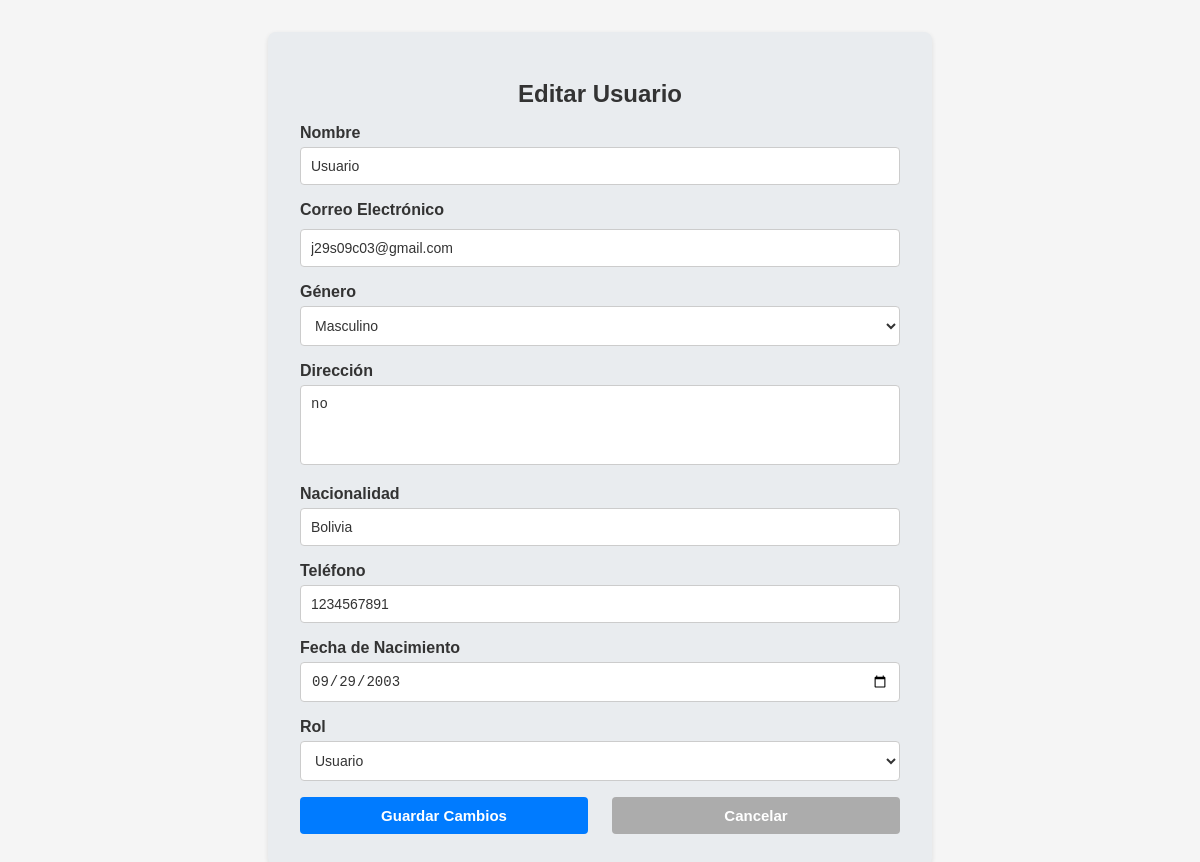
The page /editar_usuario.php?id=1 (signed in) on the database its author committed.
### tables this page shows
CREATE TABLE `usuario` (
  `id_usuario` int(11) NOT NULL,
  `nombre` varchar(100) NOT NULL,
  `email` varchar(100) NOT NULL,
  `password` varchar(255) NOT NULL,
  `genero` enum('M','F','O') NOT NULL,
  `direccion` text DEFAULT NULL,
  `nacionalidad` varchar(100) DEFAULT NULL,
  `num_telefono` varchar(15) DEFAULT NULL,
  `fecha_nacimiento` date DEFAULT NULL,
  `perfil` varchar(255) NOT NULL,
  `rol_id` int(11) DEFAULT NULL,
  `fecha_registro` timestamp NOT NULL DEFAULT current_timestamp()
);

### editar_usuario.php (the view, shortened to what this page needs)
<?php
require_once "conexion.php";
$usuario = [
    'id_usuario' => '',
    'nombre' => '',
    'email' => '',
    'genero' => '',
    'direccion' => '',
    'nacionalidad' => '',
    'num_telefono' => '',
    'fecha_nacimiento' => '',
    'rol_id' => ''
];
if ($_SERVER['REQUEST_METHOD'] == 'GET' && isset($_GET['id'])) {
    $id = intval($_GET['id']);
    $query = "SELECT * FROM usuario WHERE id_usuario = ?";
    $stmt = $conexion->prepare($query);
    $stmt->bind_param("i", $id);
    $stmt->execute();
    $result = $stmt->get_result();
    if ($result->num_rows > 0) {
        $usuario = $result->fetch_assoc();
    } else {
        header('Location: manage_users.php');
        exit;
    }
}
?>
<!DOCTYPE html>
<html lang="es">
<head>
    <link rel="stylesheet" href="forms.css">
</head>
<body>
   <div class="highlight-section">
    <h1 class="card-title">Editar Usuario</h1>
    <form method="post" action="editar_usuario.php">
        <div class="form-group">
            <label for="nombre">Nombre</label>
            <input type="text" class="form-control" id="nombre" name="nombre" value="<?php echo htmlspecialchars($usuario['nombre']); ?>" required>
        </div>
        <div class="form-group">
            <label for="email">Correo Electrónico</label>
            <input type="email" class="form-control" id="email" name="email" value="<?php echo htmlspecialchars($usuario['email']); ?>" required>
        </div>
        <div class="form-group">
            <label for="genero">Género</label>
            <select class="form-control" id="genero" name="genero" required>
                <option value="M" <?php echo ($usuario['genero'] === 'M') ? 'selected' : ''; ?>>Masculino</option>
            </select>
        </div>
        <div class="form-group">
            <label for="direccion">Dirección</label>
            <textarea class="form-control" id="direccion" name="direccion"><?php echo htmlspecialchars($usuario['direccion']); ?></textarea>
        </div>
        <div class="form-group">
            <label for="nacionalidad">Nacionalidad</label>
            <input type="text" class="form-control" id="nacionalidad" name="nacionalidad" value="<?php echo htmlspecialchars($usuario['nacionalidad']); ?>">
        </div>
        <div class="form-group">
            <label for="num_telefono">Teléfono</label>
            <input type="text" class="form-control" id="num_telefono" name="num_telefono" value="<?php echo htmlspecialchars($usuario['num_telefono']); ?>">
        </div>
        <div class="form-group">
            <label for="fecha_nacimiento">Fecha de Nacimiento</label>
            <input type="date" class="form-control" id="fecha_nacimiento" name="fecha_nacimiento" value="<?php echo htmlspecialchars($usuario['fecha_nacimiento']); ?>">
        </div>
        <div class="form-group">
            <label for="rol_id">Rol</label>
            <select class="form-control" id="rol_id" name="rol_id" required>
                <option value="2" <?php echo ($usuario['rol_id'] === 2) ? 'selected' : ''; ?>>Usuario</option>
            </select>
        </div>
        <div class="form-group-buttons">
    <button type="submit" class="btn btn-primary">Guardar Cambios</button>
    <button type="button" class="btn btn-secondary" onclick="window.location.href='manage_users.php';">Cancelar</button>
</div>
    </form>
</div>
</body>
</html>

### forms.css (style rules this page uses)
body { background-color: #f5f5f5; color: #333; font-family: Arial, sans-serif; margin: 0; padding: 0; }
.highlight-section { background-color: #e9ecef; padding: 2rem; border-radius: 0.5rem; margin: 2rem auto; box-shadow: 0 2px 5px rgba(0, 0, 0, 0.1); max-width: 600px; }
.card-title { font-size: 1.5rem; font-weight: bold; margin-bottom: 1rem; color: #333; text-align: center; }
.form-group { margin-bottom: 1rem; }
label { display: block; margin-bottom: 0.5rem; font-weight: bold; color: #333; }
input[type="text"], input[type="email"], input[type="date"], textarea, select { width: 100%; padding: 10px; border: 1px solid #ccc; border-radius: 4px; font-size: 14px; background-color: #fff; color: #333; box-sizing: border-box; }
textarea { resize: none; height: 80px; }
button { display: inline-block; padding: 10px; font-size: 15px; font-weight: bold; text-align: center; color: #fff; border: none; border-radius: 4px; cursor: pointer; transition: background-color 0.3s ease; width: 48%; box-sizing: border-box; }
.btn-primary { background-color: #007bff; }
.btn-secondary { background-color: #acacac; }
.form-group-buttons { display: flex; justify-content: space-between; margin-top: 1rem; }
input[type="password"], input[type="email"] { width: 100%; padding: 10px; border: 1px solid #ccc; border-radius: 4px; font-size: 14px; background-color: #fff; color: #333; box-sizing: border-box; margin-top: 5px; }
.form-group label { font-size: 16px; font-weight: bold; color: #333; margin-bottom: 5px; }

### rows shown on the page
usuario: nombre "Usuario", email "j29s09c03@gmail.com", genero "Masculino", direccion "no", nacionalidad "Bolivia", num_telefono "1234567891", fecha_nacimiento "09/29/2003", rol_id "Usuario"
